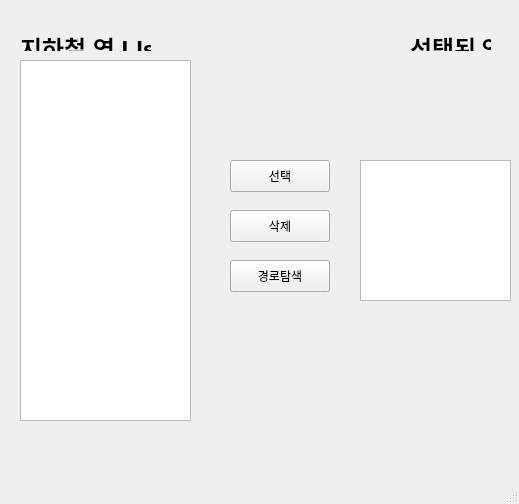
<?xml version="1.0" encoding="UTF-8"?>
<ui version="4.0">
 <class>MainWindow</class>
 <widget class="QMainWindow" name="MainWindow">
  <property name="geometry">
   <rect>
    <x>0</x>
    <y>0</y>
    <width>519</width>
    <height>504</height>
   </rect>
  </property>
  <property name="windowTitle">
   <string>MainWindow</string>
  </property>
  <widget class="QWidget" name="centralwidget">
   <widget class="QLabel" name="label">
    <property name="geometry">
     <rect>
      <x>20</x>
      <y>30</y>
      <width>131</width>
      <height>21</height>
     </rect>
    </property>
    <property name="font">
     <font>
      <bold>true</bold>
     </font>
    </property>
    <property name="text">
     <string>&lt;html&gt;&lt;head/&gt;&lt;body&gt;&lt;p align=&quot;center&quot;&gt;&lt;span style=&quot; font-size:18pt; font-weight:700;&quot;&gt;지하철 역 LIst&lt;/span&gt;&lt;/p&gt;&lt;/body&gt;&lt;/html&gt;</string>
    </property>
   </widget>
   <widget class="QLabel" name="label_2">
    <property name="geometry">
     <rect>
      <x>410</x>
      <y>30</y>
      <width>81</width>
      <height>21</height>
     </rect>
    </property>
    <property name="font">
     <font>
      <family>BM Dohyeon</family>
      <bold>true</bold>
     </font>
    </property>
    <property name="text">
     <string>&lt;html&gt;&lt;head/&gt;&lt;body&gt;&lt;p align=&quot;center&quot;&gt;&lt;span style=&quot; font-size:18pt;&quot;&gt;선택된 역&lt;/span&gt;&lt;/p&gt;&lt;/body&gt;&lt;/html&gt;</string>
    </property>
   </widget>
   <widget class="QPushButton" name="btn_sel">
    <property name="geometry">
     <rect>
      <x>230</x>
      <y>160</y>
      <width>100</width>
      <height>32</height>
     </rect>
    </property>
    <property name="text">
     <string>선택</string>
    </property>
   </widget>
   <widget class="QPushButton" name="btn_run">
    <property name="geometry">
     <rect>
      <x>230</x>
      <y>260</y>
      <width>100</width>
      <height>32</height>
     </rect>
    </property>
    <property name="text">
     <string>경로탐색</string>
    </property>
   </widget>
   <widget class="QPushButton" name="btn_del">
    <property name="geometry">
     <rect>
      <x>230</x>
      <y>210</y>
      <width>100</width>
      <height>32</height>
     </rect>
    </property>
    <property name="text">
     <string>삭제</string>
    </property>
   </widget>
   <widget class="QListWidget" name="stations">
    <property name="geometry">
     <rect>
      <x>20</x>
      <y>60</y>
      <width>171</width>
      <height>361</height>
     </rect>
    </property>
   </widget>
   <widget class="QListWidget" name="selected">
    <property name="geometry">
     <rect>
      <x>360</x>
      <y>160</y>
      <width>151</width>
      <height>141</height>
     </rect>
    </property>
   </widget>
  </widget>
  <widget class="QMenuBar" name="menubar">
   <property name="geometry">
    <rect>
     <x>0</x>
     <y>0</y>
     <width>519</width>
     <height>24</height>
    </rect>
   </property>
  </widget>
  <widget class="QStatusBar" name="statusbar"/>
 </widget>
 <resources/>
 <connections/>
</ui>
